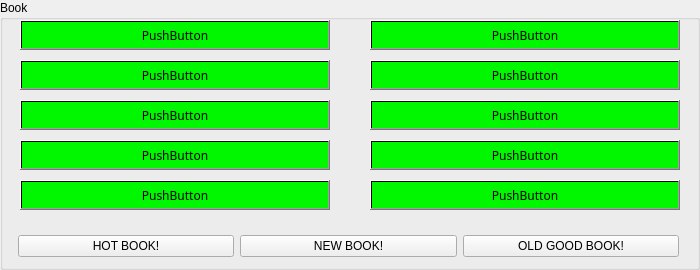
     <widget class="QGroupBox" name="groupBox">
      <property name="geometry">
       <rect>
        <x>100</x>
        <y>150</y>
        <width>700</width>
        <height>270</height>
       </rect>
      </property>
      <property name="title">
       <string>Book</string>
      </property>
      <widget class="QPushButton" name="BookShow">
       <property name="geometry">
        <rect>
         <x>20</x>
         <y>20</y>
         <width>310</width>
         <height>30</height>
        </rect>
       </property>
       <property name="font">
        <font>
         <family>Lucida Calligraphy</family>
        </font>
       </property>
       <property name="styleSheet">
        <string notr="true">background-color: qradialgradient(spread:pad, cx:0.5, cy:0.5, radius:0.5, fx:0.5, fy:0.5, stop:0.039548 rgba(0, 247, 0, 255));</string>
       </property>
       <property name="text">
        <string>PushButton</string>
       </property>
      </widget>
      <widget class="QPushButton" name="BookShow_2">
       <property name="geometry">
        <rect>
         <x>20</x>
         <y>60</y>
         <width>310</width>
         <height>30</height>
        </rect>
       </property>
       <property name="font">
        <font>
         <family>Lucida Calligraphy</family>
        </font>
       </property>
       <property name="styleSheet">
        <string notr="true">background-color: qradialgradient(spread:pad, cx:0.5, cy:0.5, radius:0.5, fx:0.5, fy:0.5, stop:0.039548 rgba(0, 247, 0, 255));</string>
       </property>
       <property name="text">
        <string>PushButton</string>
       </property>
      </widget>
      <widget class="QPushButton" name="BookShow_3">
       <property name="geometry">
        <rect>
         <x>20</x>
         <y>100</y>
         <width>310</width>
         <height>30</height>
        </rect>
       </property>
       <property name="font">
        <font>
         <family>Lucida Calligraphy</family>
        </font>
       </property>
       <property name="styleSheet">
        <string notr="true">background-color: qradialgradient(spread:pad, cx:0.5, cy:0.5, radius:0.5, fx:0.5, fy:0.5, stop:0.039548 rgba(0, 247, 0, 255));</string>
       </property>
       <property name="text">
        <string>PushButton</string>
       </property>
      </widget>
      <widget class="QPushButton" name="BookShow_4">
       <property name="geometry">
        <rect>
         <x>20</x>
         <y>140</y>
         <width>310</width>
         <height>30</height>
        </rect>
       </property>
       <property name="font">
        <font>
         <family>Lucida Calligraphy</family>
        </font>
       </property>
       <property name="styleSheet">
        <string notr="true">background-color: qradialgradient(spread:pad, cx:0.5, cy:0.5, radius:0.5, fx:0.5, fy:0.5, stop:0.039548 rgba(0, 247, 0, 255));</string>
       </property>
       <property name="text">
        <string>PushButton</string>
       </property>
      </widget>
      <widget class="QPushButton" name="BookShow_5">
       <property name="geometry">
        <rect>
         <x>20</x>
         <y>180</y>
         <width>310</width>
         <height>30</height>
        </rect>
       </property>
       <property name="font">
        <font>
         <family>Lucida Calligraphy</family>
        </font>
       </property>
       <property name="styleSheet">
        <string notr="true">background-color: qradialgradient(spread:pad, cx:0.5, cy:0.5, radius:0.5, fx:0.5, fy:0.5, stop:0.039548 rgba(0, 247, 0, 255));</string>
       </property>
       <property name="text">
        <string>PushButton</string>
       </property>
      </widget>
      <widget class="QPushButton" name="BookShow_6">
       <property name="geometry">
        <rect>
         <x>370</x>
         <y>20</y>
         <width>310</width>
         <height>30</height>
        </rect>
       </property>
       <property name="font">
        <font>
         <family>Lucida Calligraphy</family>
        </font>
       </property>
       <property name="styleSheet">
        <string notr="true">background-color: qradialgradient(spread:pad, cx:0.5, cy:0.5, radius:0.5, fx:0.5, fy:0.5, stop:0.039548 rgba(0, 247, 0, 255));</string>
       </property>
       <property name="text">
        <string>PushButton</string>
       </property>
      </widget>
      <widget class="QPushButton" name="BookShow_7">
       <property name="geometry">
        <rect>
         <x>370</x>
         <y>60</y>
         <width>310</width>
         <height>30</height>
        </rect>
       </property>
       <property name="font">
        <font>
         <family>Lucida Calligraphy</family>
        </font>
       </property>
       <property name="styleSheet">
        <string notr="true">background-color: qradialgradient(spread:pad, cx:0.5, cy:0.5, radius:0.5, fx:0.5, fy:0.5, stop:0.039548 rgba(0, 247, 0, 255));</string>
       </property>
       <property name="text">
        <string>PushButton</string>
       </property>
      </widget>
      <widget class="QPushButton" name="BookShow_8">
       <property name="geometry">
        <rect>
         <x>370</x>
         <y>100</y>
         <width>310</width>
         <height>30</height>
        </rect>
       </property>
       <property name="font">
        <font>
         <family>Lucida Calligraphy</family>
        </font>
       </property>
       <property name="styleSheet">
        <string notr="true">background-color: qradialgradient(spread:pad, cx:0.5, cy:0.5, radius:0.5, fx:0.5, fy:0.5, stop:0.039548 rgba(0, 247, 0, 255));</string>
       </property>
       <property name="text">
        <string>PushButton</string>
       </property>
      </widget>
      <widget class="QPushButton" name="BookShow_9">
       <property name="geometry">
        <rect>
         <x>370</x>
         <y>140</y>
         <width>310</width>
         <height>30</height>
        </rect>
       </property>
       <property name="font">
        <font>
         <family>Lucida Calligraphy</family>
        </font>
       </property>
       <property name="styleSheet">
        <string notr="true">background-color: qradialgradient(spread:pad, cx:0.5, cy:0.5, radius:0.5, fx:0.5, fy:0.5, stop:0.039548 rgba(0, 247, 0, 255));</string>
       </property>
       <property name="text">
        <string>PushButton</string>
       </property>
      </widget>
      <widget class="QPushButton" name="BookShow_10">
       <property name="geometry">
        <rect>
         <x>370</x>
         <y>180</y>
         <width>310</width>
         <height>30</height>
        </rect>
       </property>
       <property name="font">
        <font>
         <family>Lucida Calligraphy</family>
        </font>
       </property>
       <property name="styleSheet">
        <string notr="true">background-color: qradialgradient(spread:pad, cx:0.5, cy:0.5, radius:0.5, fx:0.5, fy:0.5, stop:0.039548 rgba(0, 247, 0, 255));</string>
       </property>
       <property name="text">
        <string>PushButton</string>
       </property>
      </widget>
      <widget class="QWidget" name="layoutWidget">
       <property name="geometry">
        <rect>
         <x>18</x>
         <y>230</y>
         <width>661</width>
         <height>32</height>
        </rect>
       </property>
       <layout class="QHBoxLayout" name="horizontalLayout_6">
        <item>
         <widget class="QPushButton" name="pushButton">
          <property name="text">
           <string>HOT BOOK!</string>
          </property>
         </widget>
        </item>
        <item>
         <widget class="QPushButton" name="pushButton_2">
          <property name="text">
           <string>NEW BOOK!</string>
          </property>
         </widget>
        </item>
        <item>
         <widget class="QPushButton" name="pushButton_3">
          <property name="text">
           <string>OLD GOOD BOOK!</string>
          </property>
         </widget>
        </item>
       </layout>
      </widget>
     </widget>
